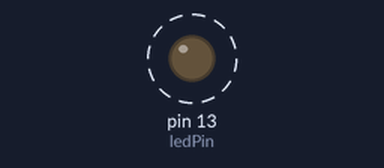
A sketch run on a simulated Arduino Uno, built with avr-gcc and run on an emulated ATmega328P. Shown: output pins drawn as LEDs (lit = HIGH). Dashed ring = blinking.

Above: at 0.06 s.
Timing chart, 0 to 3.0 s (numbered marks = the images above):
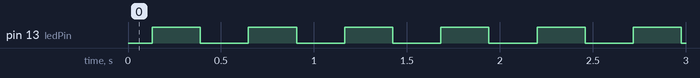

Measured:
- by itself, pin 13 (ledPin): alternates HIGH for 0.26 s and LOW for 0.26 s

The sketch:

pwm_on___off.ino
```cpp
#include <Arduino.h>

// GPIO Pin
const int ledPin = 13;

void setup() {
  // put your setup code here, to run once:

}

void loop() {
  // put your main code here, to run repeatedly:
for(int Duty_cycle = 0; Duty_cycle < 255; Duty_cycle++){
  analogWrite(ledPin, Duty_cycle);
  delay(1);
}

for(int Duty_cycle = 255; Duty_cycle > 0; Duty_cycle--){
  analogWrite(ledPin, Duty_cycle);
  delay(1);
}

}
```
